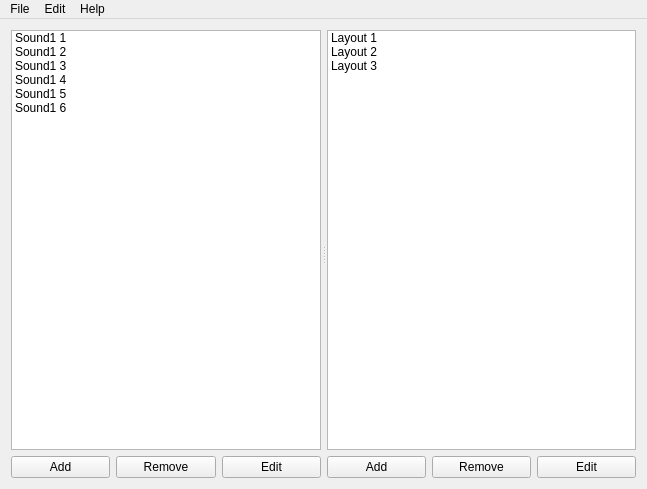
<?xml version="1.0" encoding="UTF-8"?>
<ui version="4.0">
 <class>MainWindow</class>
 <widget class="QMainWindow" name="MainWindow">
  <property name="geometry">
   <rect>
    <x>0</x>
    <y>0</y>
    <width>647</width>
    <height>489</height>
   </rect>
  </property>
  <property name="windowTitle">
   <string>Soundboard</string>
  </property>
  <widget class="QWidget" name="centralWidget">
   <property name="autoFillBackground">
    <bool>false</bool>
   </property>
   <layout class="QHBoxLayout" name="horizontalLayout_3">
    <item>
     <widget class="QSplitter" name="splitter">
      <property name="orientation">
       <enum>Qt::Horizontal</enum>
      </property>
      <property name="handleWidth">
       <number>6</number>
      </property>
      <property name="childrenCollapsible">
       <bool>false</bool>
      </property>
      <widget class="QWidget" name="widget_2" native="true">
       <layout class="QVBoxLayout" name="verticalLayout_5">
        <property name="leftMargin">
         <number>0</number>
        </property>
        <property name="topMargin">
         <number>0</number>
        </property>
        <property name="rightMargin">
         <number>0</number>
        </property>
        <property name="bottomMargin">
         <number>0</number>
        </property>
        <item>
         <widget class="QListWidget" name="listWidget_2">
          <item>
           <property name="text">
            <string>Sound1 1</string>
           </property>
          </item>
          <item>
           <property name="text">
            <string>Sound1 2</string>
           </property>
          </item>
          <item>
           <property name="text">
            <string>Sound1 3</string>
           </property>
          </item>
          <item>
           <property name="text">
            <string>Sound1 4</string>
           </property>
          </item>
          <item>
           <property name="text">
            <string>Sound1 5</string>
           </property>
          </item>
          <item>
           <property name="text">
            <string>Sound1 6</string>
           </property>
          </item>
         </widget>
        </item>
        <item>
         <layout class="QHBoxLayout" name="horizontalLayout">
          <item>
           <widget class="QPushButton" name="pushButton_3">
            <property name="text">
             <string>Add</string>
            </property>
           </widget>
          </item>
          <item>
           <widget class="QPushButton" name="pushButton_2">
            <property name="text">
             <string>Remove</string>
            </property>
           </widget>
          </item>
          <item>
           <widget class="QPushButton" name="pushButton">
            <property name="text">
             <string>Edit</string>
            </property>
           </widget>
          </item>
         </layout>
        </item>
       </layout>
      </widget>
      <widget class="QWidget" name="widget" native="true">
       <layout class="QVBoxLayout" name="verticalLayout_4">
        <property name="leftMargin">
         <number>0</number>
        </property>
        <property name="topMargin">
         <number>0</number>
        </property>
        <property name="rightMargin">
         <number>0</number>
        </property>
        <property name="bottomMargin">
         <number>0</number>
        </property>
        <item>
         <widget class="QListWidget" name="listWidget">
          <item>
           <property name="text">
            <string>Layout 1</string>
           </property>
          </item>
          <item>
           <property name="text">
            <string>Layout 2</string>
           </property>
          </item>
          <item>
           <property name="text">
            <string>Layout 3</string>
           </property>
          </item>
         </widget>
        </item>
        <item>
         <layout class="QHBoxLayout" name="horizontalLayout_2">
          <item>
           <widget class="QPushButton" name="pushButton_6">
            <property name="text">
             <string>Add</string>
            </property>
           </widget>
          </item>
          <item>
           <widget class="QPushButton" name="pushButton_5">
            <property name="text">
             <string>Remove</string>
            </property>
           </widget>
          </item>
          <item>
           <widget class="QPushButton" name="pushButton_4">
            <property name="text">
             <string>Edit</string>
            </property>
           </widget>
          </item>
         </layout>
        </item>
       </layout>
      </widget>
     </widget>
    </item>
   </layout>
  </widget>
  <widget class="QMenuBar" name="menuBar">
   <property name="geometry">
    <rect>
     <x>0</x>
     <y>0</y>
     <width>647</width>
     <height>22</height>
    </rect>
   </property>
   <widget class="QMenu" name="menuTitle">
    <property name="title">
     <string>File</string>
    </property>
    <addaction name="actionNew"/>
    <addaction name="actionOpen"/>
    <addaction name="actionSave"/>
    <addaction name="actionSave_As"/>
    <addaction name="separator"/>
    <addaction name="actionExit"/>
   </widget>
   <widget class="QMenu" name="menuThing">
    <property name="title">
     <string>Edit</string>
    </property>
    <addaction name="actionSettings"/>
    <addaction name="actionTheme"/>
   </widget>
   <widget class="QMenu" name="menuHelp">
    <property name="title">
     <string>Help</string>
    </property>
    <addaction name="actionWiki"/>
    <addaction name="actionGitHub_Page"/>
    <addaction name="separator"/>
    <addaction name="actionCheck_For_Updates"/>
   </widget>
   <addaction name="menuTitle"/>
   <addaction name="menuThing"/>
   <addaction name="menuHelp"/>
  </widget>
  <action name="actionSettings">
   <property name="text">
    <string>Settings</string>
   </property>
  </action>
  <action name="actionTheme">
   <property name="text">
    <string>Theme</string>
   </property>
  </action>
  <action name="actionNew">
   <property name="text">
    <string>New</string>
   </property>
   <property name="shortcut">
    <string>Ctrl+N</string>
   </property>
  </action>
  <action name="actionOpen">
   <property name="text">
    <string>Open</string>
   </property>
   <property name="shortcut">
    <string>Ctrl+O</string>
   </property>
   <property name="shortcutContext">
    <enum>Qt::WindowShortcut</enum>
   </property>
  </action>
  <action name="actionSave">
   <property name="text">
    <string>Save</string>
   </property>
   <property name="shortcut">
    <string>Ctrl+S</string>
   </property>
  </action>
  <action name="actionSave_As">
   <property name="text">
    <string>Save As</string>
   </property>
   <property name="shortcut">
    <string>Ctrl+Shift+S</string>
   </property>
  </action>
  <action name="actionGitHub_Page">
   <property name="text">
    <string>GitHub Page</string>
   </property>
  </action>
  <action name="actionCheck_For_Updates">
   <property name="text">
    <string>Check For Updates</string>
   </property>
  </action>
  <action name="actionWiki">
   <property name="text">
    <string>Wiki</string>
   </property>
  </action>
  <action name="actionExit">
   <property name="text">
    <string>Exit</string>
   </property>
  </action>
 </widget>
 <layoutdefault spacing="6" margin="11"/>
 <resources/>
 <connections/>
</ui>
